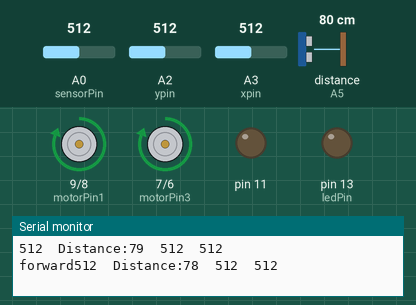
Recording of a sketch running on a simulated Arduino Uno, built with avr-gcc and run on an emulated ATmega328P. Shown: motor-driver pin pairs drawn as motors (green arrow = first pin HIGH = forward, orange = second pin HIGH = backward, longer = more drive, scaled by the enable pin), output pins drawn as LEDs (lit = HIGH), the last lines printed to the serial monitor. Wiring (inferred from the names in the program): ultrasonic range finder: trigger A4; echo A5. Inputs (shaded band) come from the test bench; at power-on: A3 (xpin) = 512, A2 (ypin) = 512, A0 (sensorPin) = 512, distance to the obstacle (sensor on A5) 80 cm. The echo pulse lasts 58.3 µs per cm; pins used as bus, display or sensor lines are not drawn.

Above: at 2.1 s.
2.2 s: A3 (xpin) set to 417
5.0 s: A3 (xpin) set to 392
At 7.7 s:
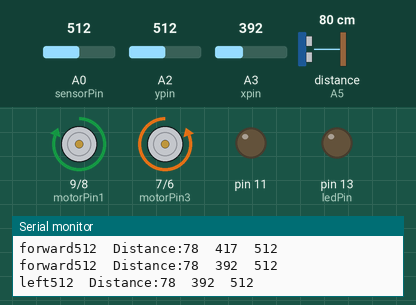
8.0 s: A2 (ypin) set to 419
10.4 s: A2 (ypin) set to 396
At 12.7 s:
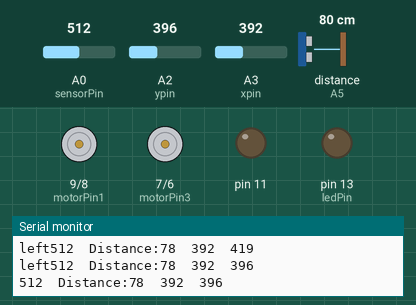
13.4 s: A0 (sensorPin) set to 993
15.4 s: A0 (sensorPin) set to 1007
At 17.3 s:
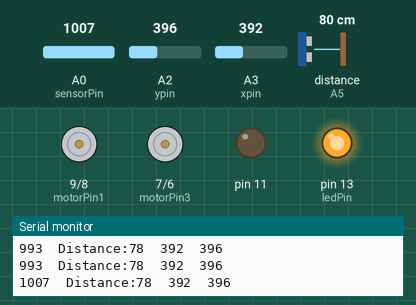
Timing chart, 0 to 18.8 s (numbered marks = the images above; inputs shaded):
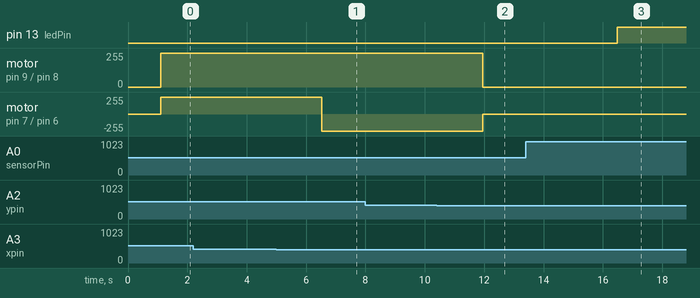

The sketch:

Gesture_Controlled_Car.ino
```cpp
const int xpin = A3;
const int ypin = A2;
const int zpin = A1;
const int trigPin = A4;
const int echoPin = A5;
int sensorPin = A0;
int ledPin = 13;

int sensorValue=0;

// connect motor controller pins to Arduino digital pins
// MOTOR A
int enA = 10; //to control speed
int motorPin1 = 9;
int motorPin2 = 8;
// MOTOR B
int enB = 5; //to control speed
int motorPin3 = 7;
int motorPin4 = 6;


long duration;
int distance;


void stoper() {
  digitalWrite(motorPin1, LOW);
  digitalWrite(motorPin2, LOW);
  digitalWrite(motorPin3, LOW);
  digitalWrite(motorPin4, LOW);
}

void back()
{   // BACKWARD
  Serial.print("backward");
  // this function will run the motors in both directions at a fixed speed
  // turn on motor A
  digitalWrite(motorPin1, LOW);
  digitalWrite(motorPin2, HIGH);
  //xxxxx analogWrite(enA, 200);  // set speed to 200 out of possible range 0~255
  // turn on motor B
  digitalWrite(motorPin3, LOW);
  digitalWrite(motorPin4, HIGH);
  //xxxxx analogWrite(enB, 200); // set speed to 200 out of possible range 0~255
  delay(250);
}

void left()
{  // TURN
  Serial.print("left");
  digitalWrite(motorPin1, HIGH);
  digitalWrite(motorPin2, LOW);
//  analogWrite(enA, 200); // set speed to 200 out of possible range 0~255
  digitalWrite(motorPin3, LOW);
  digitalWrite(motorPin4, HIGH);
//  analogWrite(enB, 200); // set speed to 200 out of possible range 0~255
  delay(250);
}

void forward()
{  // FORWARD
  Serial.print("forward");
  digitalWrite(motorPin1, HIGH);
  digitalWrite(motorPin2, LOW);
//  analogWrite(enA, 200); // set speed to 200 out of possible range 0~255
  digitalWrite(motorPin3, HIGH);
  digitalWrite(motorPin4, LOW);
//  analogWrite(enB, 200); // set speed to 200 out of possible range 0~255
  delay(250);
}

void right()
{  // TURN OTHER WAY
  Serial.print("right");
  digitalWrite(motorPin1, LOW);
  digitalWrite(motorPin2, HIGH);
//  analogWrite(enA, 200); // set speed to 200 out of possible range 0~255
  digitalWrite(motorPin3, HIGH);
  digitalWrite(motorPin4, LOW);
//  analogWrite(enA, 200); // set speed to 200 out of possible range 0~255
  delay(250);
}

void setup() {
  // put your setup code here, to run once:
 Serial.begin(9600);
 pinMode(trigPin,OUTPUT);
 pinMode(echoPin,INPUT);
 pinMode(ledPin,OUTPUT);
 pinMode(11,OUTPUT);


// pinMode(enA, OUTPUT);
// pinMode(enB, OUTPUT);
 pinMode(motorPin1, OUTPUT);
 pinMode(motorPin2, OUTPUT);
 pinMode(motorPin3, OUTPUT);
 pinMode(motorPin4, OUTPUT);

 stoper();
}

void loop() {
 unsigned int AnalogValue;
 unsigned int XpinValue;
 unsigned int YpinValue;
 AnalogValue = analogRead(A0);
 XpinValue = analogRead(xpin);
 YpinValue = analogRead(ypin);

 analogWrite(enA, 255);
 analogWrite(enB, 255);

 Serial.print(AnalogValue);
 Serial.print("\t");
 digitalWrite(trigPin,LOW);
 delayMicroseconds(2);
 digitalWrite(trigPin,HIGH);
 delayMicroseconds(10);
 digitalWrite(trigPin,LOW);
 duration=pulseIn(echoPin,HIGH);
 distance=duration*0.034/2;
 Serial.print("Distance:");
 Serial.print(distance);
 Serial.print("\t");
 Serial.print(XpinValue);
 Serial.print("\t");
 Serial.print(YpinValue);
 Serial.print("\t");
 Serial.println();
 delay(100);

 if (AnalogValue<1000)
 {
    digitalWrite(ledPin, LOW);
    delay(1000);
 }
 else
 {
    digitalWrite(ledPin, HIGH);
    delay(1000);
 }


 if(XpinValue>410)
 {
    forward();
 }
 else if(XpinValue<360)
 {
    back();
 }
 else
 {
    if(YpinValue>410)
    {
        left();
    }
    else if(YpinValue<360)
    {
        right();
    }
    else
    {
      stoper();
    }
 }


}
```

Measured:
- the behaviour switches between 411 and 410 on A3 (xpin) (found by bisection; images 0 and 1)
- the behaviour switches between 411 and 410 on A2 (ypin) (found by bisection; images 1 and 2)
- the behaviour switches between 999 and 1000 on A0 (sensorPin) (found by bisection; images 2 and 3)
- after the input at 5.0 s, motor on pin 7 (motorPin3) / pin 6 (motorPin4): forward 255/255 → backward 255/255 after 1.5 s
- after the input at 10.4 s, motor on pin 9 (motorPin1) / pin 8 (motorPin2): forward 255/255 → stopped after 1.6 s; motor on pin 7 (motorPin3) / pin 6 (motorPin4): backward 255/255 → stopped after 1.6 s
- after the input at 15.4 s, pin 13 (ledPin): LOW → HIGH after 1.1 s
